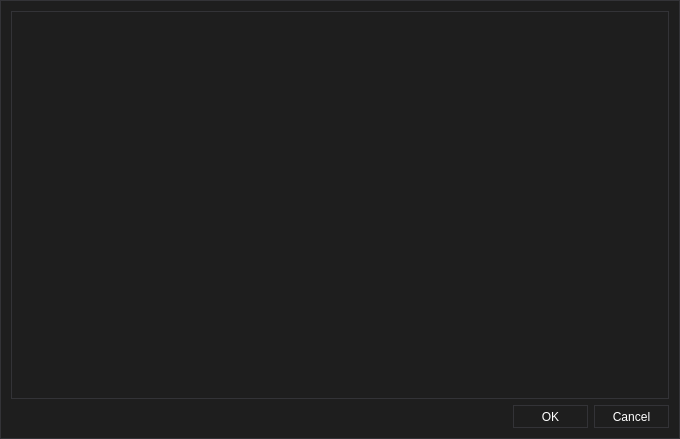
<?xml version="1.0" encoding="UTF-8"?>
<ui version="4.0">
 <class>SetDialog</class>
 <widget class="QDialog" name="SetDialog">
  <property name="geometry">
   <rect>
    <x>0</x>
    <y>0</y>
    <width>680</width>
    <height>439</height>
   </rect>
  </property>
  <property name="font">
   <font>
    <family>Arial</family>
   </font>
  </property>
  <property name="windowTitle">
   <string>Workspace</string>
  </property>
  <property name="windowIcon">
   <iconset resource="UIDesigner.qrc">
    <normaloff>:/UIDesigner/Resources/UI.png</normaloff>:/UIDesigner/Resources/UI.png</iconset>
  </property>
  <property name="styleSheet">
   <string notr="true">/*
	Copyright 2013 Emanuel Claesson

	Licensed under the Apache License, Version 2.0 (the &quot;License&quot;);
	you may not use this file except in compliance with the License.
	You may obtain a copy of the License at

		http://www.apache.org/licenses/LICENSE-2.0

	Unless required by applicable law or agreed to in writing, software
	distributed under the License is distributed on an &quot;AS IS&quot; BASIS,
	WITHOUT WARRANTIES OR CONDITIONS OF ANY KIND, either express or implied.
	See the License for the specific language governing permissions and
	limitations under the License.
*/

/*
	COLOR_DARK     = #1e1e1e
	COLOR_MEDIUM   = #2d2d30
	COLOR_MEDLIGHT = #333337
	COLOR_LIGHT    = #FFFFFF
	COLOR_ACCENT   = #3f3f46
*/

* {
	background: #1e1e1e;
	color: #FFFFFF;
	border: 1px solid #333337;
}

QWidget::item:selected {
	background: #3f3f46;
}

QCheckBox, QRadioButton {
	border: none;
}

QRadioButton::indicator, QCheckBox::indicator {
	width: 13px;
	height: 13px;
}

QRadioButton::indicator::unchecked, QCheckBox::indicator::unchecked {
	border: 1px solid #333337;
	background: none;
}

QRadioButton::indicator:unchecked:hover, QCheckBox::indicator:unchecked:hover {
	border: 1px solid #FFFFFF;
}

QRadioButton::indicator::checked, QCheckBox::indicator::checked {
	border: 1px solid #333337;
	background: #333337;
}

QRadioButton::indicator:checked:hover, QCheckBox::indicator:checked:hover {
	border: 1px solid #FFFFFF;
	background: #FFFFFF;
}

QGroupBox {
	margin-top: 6px;
}

QGroupBox::title {
	top: -7px;
	left: 7px;
}

QScrollBar {
	border: 1px solid #686868;
	background: #1e1e1e;
}

QScrollBar:horizontal {
	height: 15px;
	margin: 0px 0px 0px 32px;
}

QScrollBar:vertical {
	width: 15px;
	margin: 32px 0px 0px 0px;
}

QScrollBar::handle {
	background: #2d2d30;
	border: 1px solid #333337;
}

QScrollBar::handle:horizontal {
	border-width: 0px 1px 0px 1px;
}

QScrollBar::handle:vertical {
	border-width: 1px 0px 1px 0px;
}

QScrollBar::handle:horizontal {
	min-width: 20px;
}

QScrollBar::handle:vertical {
	min-height: 20px;
}

QScrollBar::add-line, QScrollBar::sub-line {
	background:#2d2d30;
	border: 1px solid #333337;
	subcontrol-origin: margin;
}

QScrollBar::add-line {
	position: absolute;
}

QScrollBar::add-line:horizontal {
	width: 15px;
	subcontrol-position: left;
	left: 15px;
}

QScrollBar::add-line:vertical {
	height: 15px;
	subcontrol-position: top;
	top: 15px;
}

QScrollBar::sub-line:horizontal {
	width: 15px;
	subcontrol-position: top left;
}

QScrollBar::sub-line:vertical {
	height: 15px;
	subcontrol-position: top;
}

QScrollBar:left-arrow, QScrollBar::right-arrow, QScrollBar::up-arrow, QScrollBar::down-arrow {
	border: 1px solid #333337;
	width: 3px;
	height: 3px;
}

QScrollBar::add-page, QScrollBar::sub-page {
	background: none;
}

QAbstractButton:hover {
	background: #2d2d30;
}

QAbstractButton:pressed {
	background: #333337;
}

QAbstractItemView {
	show-decoration-selected: 1;
	selection-background-color: #3f3f46;
	selection-color: #FFFFFF;
	alternate-background-color: #2d2d30;
}

QHeaderView {
	border: 1px solid #333337;
}

QHeaderView::section {
	background: #1e1e1e;
	border: 1px solid #333337;
	padding: 4px;
}

QHeaderView::section:selected, QHeaderView::section::checked {
	background: #2d2d30;
}

QTableView {
	gridline-color: #333337;
}

QTabBar {
	margin-left: 2px;
}

QTabBar::tab {
	border-radius: 0px;
	padding: 4px;
	margin: 4px;
}

QTabBar::tab:selected {
	background: #2d2d30;
}

QComboBox::down-arrow {
	border: 1px solid #333337;
	background: #2d2d30;
}

QComboBox::drop-down {
	border: 1px solid #333337;
	background: #2d2d30;
}

QComboBox::down-arrow {
	width: 3px;
	height: 3px;
	border: 1px solid #333337;
}

QAbstractSpinBox {
	padding-right: 15px;
}

QAbstractSpinBox::up-button, QAbstractSpinBox::down-button {
	border: 1px solid #333337;
	background: #2d2d30;
	subcontrol-origin: border;
}

QAbstractSpinBox::up-arrow, QAbstractSpinBox::down-arrow {
	width: 3px;
	height: 3px;
	border: 1px solid #333337;
}

QSlider {
	border: none;
}

QSlider::groove:horizontal {
	height: 5px;
	margin: 4px 0px 4px 0px;
}

QSlider::groove:vertical {
	width: 5px;
	margin: 0px 4px 0px 4px;
}

QSlider::handle {
	border: 1px solid #333337;
	background: #2d2d30;
}

QSlider::handle:horizontal {
	width: 15px;
	margin: -4px 0px -4px 0px;
}

QSlider::handle:vertical {
	height: 15px;
	margin: 0px -4px 0px -4px;
}

QSlider::add-page:vertical, QSlider::sub-page:horizontal {
	background: #3f3f46;
}

QSlider::sub-page:vertical, QSlider::add-page:horizontal {
	background: #2d2d30;
}

QLabel {
	border: none;
}

QProgressBar {
	text-align: center;
}

QProgressBar::chunk {
	width: 1px;
	background-color: #3f3f46;
}

QMenu::separator {
	background: #2d2d30;
}</string>
  </property>
  <property name="locale">
   <locale language="English" country="UnitedStates"/>
  </property>
  <layout class="QVBoxLayout" name="verticalLayout">
   <item>
    <widget class="QtTreePropertyBrowser" name="_propertyWidget" native="true">
     <property name="sizePolicy">
      <sizepolicy hsizetype="Expanding" vsizetype="Expanding">
       <horstretch>0</horstretch>
       <verstretch>0</verstretch>
      </sizepolicy>
     </property>
     <property name="font">
      <font>
       <family>Arial</family>
      </font>
     </property>
    </widget>
   </item>
   <item>
    <layout class="QHBoxLayout" name="horizontalLayout">
     <item>
      <spacer name="horizontalSpacer">
       <property name="orientation">
        <enum>Qt::Horizontal</enum>
       </property>
       <property name="sizeHint" stdset="0">
        <size>
         <width>40</width>
         <height>20</height>
        </size>
       </property>
      </spacer>
     </item>
     <item>
      <widget class="QPushButton" name="_okBtn">
       <property name="minimumSize">
        <size>
         <width>75</width>
         <height>23</height>
        </size>
       </property>
       <property name="font">
        <font>
         <family>Arial</family>
        </font>
       </property>
       <property name="text">
        <string>OK</string>
       </property>
      </widget>
     </item>
     <item>
      <widget class="QPushButton" name="_cancelBtn">
       <property name="minimumSize">
        <size>
         <width>75</width>
         <height>23</height>
        </size>
       </property>
       <property name="font">
        <font>
         <family>Arial</family>
        </font>
       </property>
       <property name="text">
        <string>Cancel</string>
       </property>
      </widget>
     </item>
    </layout>
   </item>
  </layout>
 </widget>
 <customwidgets>
  <customwidget>
   <class>QtTreePropertyBrowser</class>
   <extends>QWidget</extends>
   <header>QtTreePropertyBrowser</header>
   <container>1</container>
  </customwidget>
 </customwidgets>
 <resources>
  <include location="UIDesigner.qrc"/>
 </resources>
 <connections/>
</ui>
